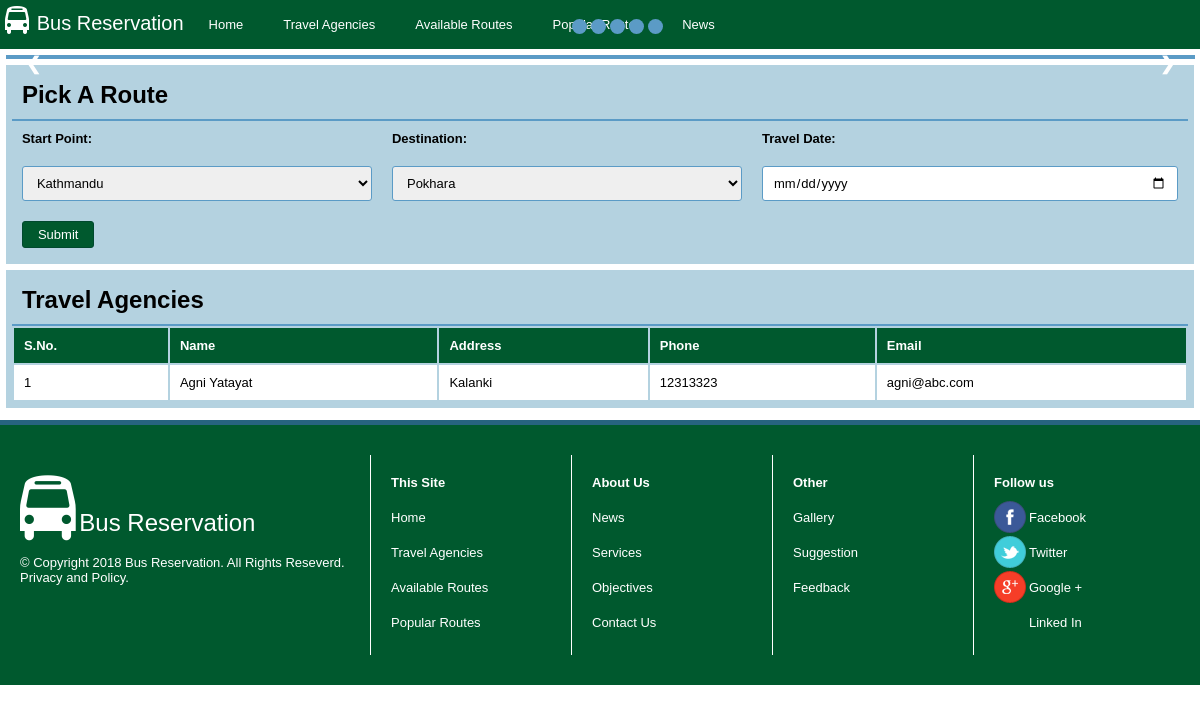
Before: / with the older database file.
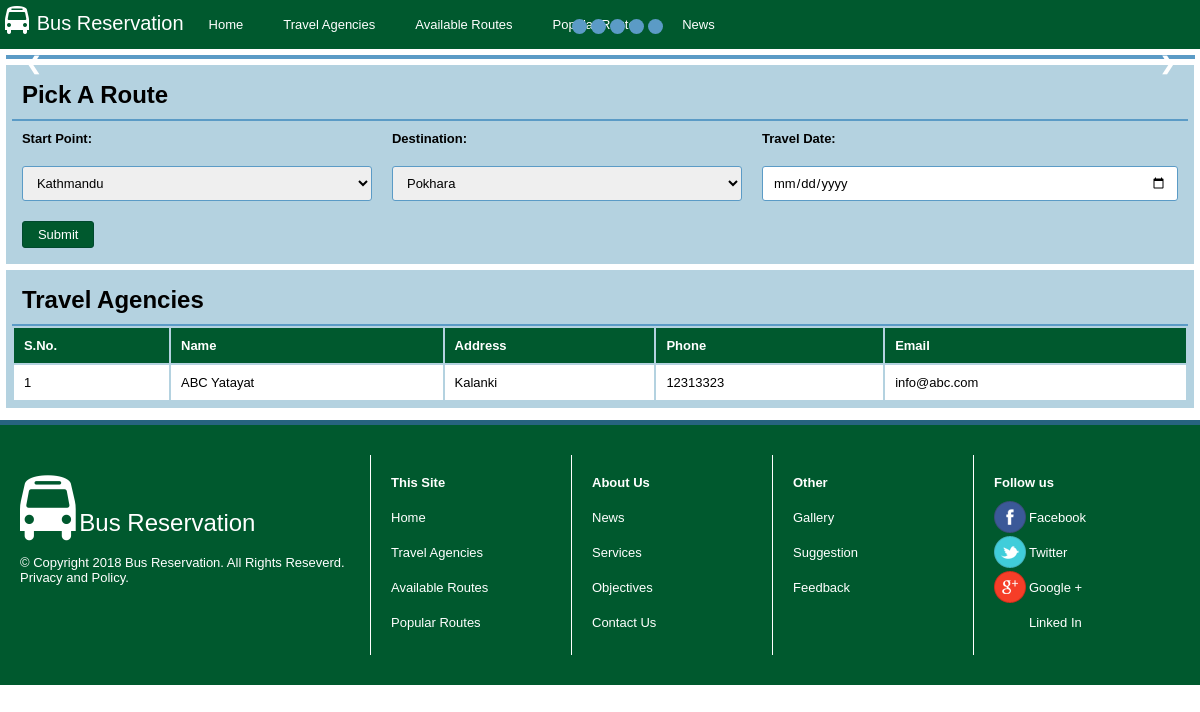
After: the same page with the newer database file.
### tables this page shows
CREATE TABLE IF NOT EXISTS `travel_agency` (
  `id` int(11) NOT NULL AUTO_INCREMENT,
  `name` text NOT NULL,
  `address` text NOT NULL,
  `contact` int(11) NOT NULL,
  `email` varchar(255) NOT NULL,
  PRIMARY KEY (`id`)
);

### application/controllers/PublicUser.php (called while the page is built, shortened)
<?php
class PublicUser extends CI_Controller {
    public function __construct() {
        $this->load->database();
        $this->load->model('select');
        $this->load->model('insert');
        $this->load->model('update');
        $this->load->helper('url');
        $this->load->library('session');
    }
    public function index() {
        $data['places'] = $this->select->getAllFromTable("destination");
        $data['agencies']= $this->select->getAllFromTable("travel_agency");
        $this->loadView("index", "home", $data);
    }
    public function loadView($php_file, $page_title, $data = null) {
        $data['title'] = ucfirst($page_title);
        $this->load->view('template/header', $data);
        if ($page_title == "home") {
            $this->load->view('template/slider', $data);
        }
        $this->load->view('public/' . $php_file, $data);
        $this->load->view('template/footer', $data);
    }
}

### index.php (called while the page is built, shortened)
<?php
require_once BASEPATH.'core/CodeIgniter.php';

### application/models/Select.php (called while the page is built, shortened)
<?php
class Select extends CI_Model {
    public function getAllFromTable($table, $limit = null, $start = null) {
        $this->db->select('*');
        $this->db->from($table);
        $query = $this->db->get();
        return $query->result();
    }
}

### application/views/public/index.php (the view)
<div class="routes" style="width: 99%;padding: .5%;">
    <h2>Pick A Route</h2>
    <hr/>
    <form class="route_form" onsubmit="return validate(['start_point', 'destination', 'date'])" method="post" action="<?php echo base_url(); ?>search_bus">
        <table class="tbl_form">
            <tr>
                <th>Start Point:</th>
                <th>Destination:</th>
                <th>Travel Date:</th>
            </tr>
            <tr>
                <td>
                    <select name="start_point" class="form-elements" id="start_point" onchange="change_destination();">
                        <?php foreach ($places as $start) { ?>
                            <option value="<?php echo $start->id; ?>" ><?php echo $start->destination; ?></option>
                        <?php } ?>
                    </select>
                </td>
                <td>
                    <select name="destination" class="form-elements" id="destination">
                        <?php foreach (array_reverse($places) as $end) { ?>
                            <option value="<?php echo $end->id; ?>"><?php echo $end->destination; ?></option>
                        <?php } ?>
                    </select>
                </td>
                <td><input type="date" name="date" id='date' class="form-elements" /></td>
            </tr>
            <tr>
                <td colspan="3"><button type="submit" class="btn_submit">Submit</button></td>
            </tr>
        </table>
    </form>
</div>
<div class="routes" style="width: 99%;padding: .5%;">
    <h2>Travel Agencies</h2>
    <hr/>
    <table class="tbl_travel_agency">
        <tr>
            <th>S.No.</th>
            <th>Name</th>
            <th>Address</th>
            <th>Phone</th>
            <th>Email</th>
        </tr>
        <?php
        $i = 1;
        foreach ($agencies as $agency) {
            ?>
            <tr>
                <td><?php echo $i++; ?></td>
                <td><?php echo $agency->name; ?></td>
                <td><?php echo $agency->address; ?></td>
                <td><?php echo $agency->contact; ?></td>
                <td><?php echo $agency->email; ?></td>
            </tr>
        <?php } ?>
    </table>
</div>

### application/views/template/header.php (shortened to what this page needs)
<!DOCTYPE html>
<html lang="en">
    <head>
        <link href="<?php echo base_url(); ?>css/icons.css" rel="stylesheet" type="text/css" />
        <link href="<?php echo base_url(); ?>css/style.css" rel="stylesheet" type="text/css" />
        <link href="<?php echo base_url(); ?>css/slider.css" rel="stylesheet" type="text/css" />
        <link href="<?php echo base_url(); ?>css/mobile.css" type="text/css" rel="stylesheet"/>
    </head>
    <body id="container">
        <div class="menu_wrap">
            <div class="menu">
                <div class="logo">
                    <a href="<?php echo base_url(); ?>">
                        <i class="fa fa-bus"></i> <span class="logo_text">Bus Reservation</span>
                    </a>
                </div>
                <ul>
                    <li><a href="<?php echo base_url(); ?>">Home</a></li>
                    <li><a href="#">Travel Agencies</a></li>
                    <li><a href="#">Available Routes</a></li>
                    <li><a href="#">Popular Routes</a></li>
                    <li><a href="#">News</a></li>
                </ul>
            </div>
        </div>
        <div class="content_wrap" >

### application/views/template/slider.php (shortened to what this page needs)
<div class="slider_wrap">
    <div class="slideshow-container">
        <a class="prev" onclick="lastSlide()">&#10094;</a>
        <a class="next" onclick="nextSlide()">&#10095;</a>
        <div class="dot_wrap" style="text-align:center">
            <?php
            $i = 1;
            foreach (glob('images/slider/*.*') as $file) {
                if (strpos($file, 'svg') != TRUE) {
                    ?>
                    <span class="dot" onclick="currentSlide(<?php echo $i++ ?>)"></span>
                    <?php
                }
            }
            ?>
        </div>
    </div>
</div>

### application/views/template/footer.php (shortened to what this page needs)
</div>
<div class="footerWrap" id="footerWrap">
    <div class="footerLinkWrap">
        <div class="footerLink">
            <i class="fa fa-bus fa-5x"></i> <span style="font-size: 24px;">Bus Reservation</span>
            <br />
            <br />
            <?php
            $copyright = "© Copyright 2018 Bus Reservation. All Rights Reseverd. Privacy and Policy.";
            if (!empty($copyright)) {
                echo $copyright;
            }
            ?>
        </div>
        <div class="footerLink">
            <ul>
                <li><h4>This Site</h4></li>
                <li><a href="<?php echo base_url(); ?>">Home</a></li>
                <li><a href="<?php echo base_url() ?>register">Travel Agencies</a></li>
                <li><a href="<?php echo base_url(); ?>request">Available Routes</a></li>
                <li><a href="<?php echo base_url(); ?>request">Popular Routes</a></li>
            </ul>
        </div>
        <div class="footerLink">
            <ul>
                <li><h4>About Us</h4></li>
                <li><a href="<?php echo base_url(); ?>request">News</a></li>
                <li><a href="<?php echo base_url() ?>register">Services</a></li>
                <li><a href="<?php echo base_url() ?>member/my-books">Objectives</a></li>
                <li><a href="<?php echo base_url() ?>member/matches">Contact Us</a></li>
            </ul>
        </div>
        <div class="footerLink">
            <ul>
                <li><h4>Other</h4></li>
                <li><a href="javascript:void(0)" onclick="loadForm('Suggestion');">Gallery</a></li>
                <li><a href="javascript:void(0)" onclick="loadForm('Suggestion');">Suggestion</a></li>
                <li><a href="javascript:void(0)" onclick="loadForm('Feedback');">Feedback</a></li>
            </ul>
        </div>
        <div class="footerLink">
            <ul>
                <li><h4>Follow us</h4></li>
                <li><a href="https://www.facebook.com/"><span class="footerIcon fb">Facebook</span></a></li>
                <li><a href="https://twitter.com/"><span class="footerIcon tw">Twitter</span></a></li>
                <li><a href="https://plus.google.com/"><span class="footerIcon gp">Google +</span></a></li>
                <li><a href="https://www.linkedin.com/"><span class="footerIcon in">Linked In</span></a></li>
            </ul>
        </div>
    </div>
</div>
</body>
</html>

### css/style.css (style rules this page uses)
* { margin: 0px; padding: 0px; font-family: sans-serif; font-size: 13px; }
hr { display: block; border: 1px solid #5b9bc6; padding: 0; }
.menu_wrap { background-color: #00592e; display: table; width: 100%; }
.logo { float: left; }
.logo a { font-size: 28px; padding: 5px 5px; display: table-cell; text-decoration: none; color: #fff; }
.logo_text { font-size: 20px; color: #fff; }
.menu > ul { list-style: none; }
.menu > ul > li > a { float: left; display: table-cell; color: #fff; text-decoration: none; padding: 17px 20px; }
.content_wrap { display: table; width: 99%; margin: .5%; }
.slider_wrap { background-color: #5b9bc6; width: 99.4%; padding: 4px 4px 0px 4px; margin-bottom: .5%; }
.routes { background-color: #b4d2e0; width: 100%; margin-bottom: .5%; display: table; }
.routes h2 { font-size: 24px; padding: 10px; }
.routes table { width: 100%; }
.routes table th { text-align: left; padding: 10px; }
.routes table td { padding: 10px; }
.tbl_travel_agency th { background-color: #00592e; color: #fff; }
.tbl_travel_agency td { background-color: #fff; }
.route_form table { width: 100%; border-collapse: collapse; float: left; }
.route_form table th { text-align: left; padding: 10px; }
.route_form table td { padding: 10px; }
.form-elements { width: 100%; padding: 8px 10px; border: 1px solid #5b9bc6; box-sizing: border-box; border-radius: 3px; -moz-border-radius: 3px; -webkit-border-radius: 3px; }
.btn_submit { background-color: #00592e; border: 1px solid #00492e; color: #fff; padding: 5px 15px; border-radius: 3px; -moz-border-radius: 3px; -webkit-border-radius: 3px; }
.footerWrap { width: 100%; border-top: 5px solid #27637f; padding: 30px 0px; background: #00592e; }
.footerLinkWrap { display: table; }
.footerLink:first-child { border-left: 0px; width: 350px; }
.footerLink { display: table-cell; padding: 20px 0px 0px 20px; height: 180px; width: 180px; float: left; color: #fff; border-left: 1px solid #fff; }
.footerLink ul { list-style: none; }
.footerLink li { height: 25px; margin-bottom: 10px; }
.footerLink a { color: #fff; text-decoration: none; }
.footerIcon { padding: 9px 35px; }
.fb { background: url(../images/socialMedia/fb.png) left center no-repeat; }
.tw { background: url(../images/socialMedia/tw.png) left center no-repeat; }
.in { background: url(../images/socialMedia/in.png) left center no-repeat; }
.gp { background: url(../images/socialMedia/gp.png) left center no-repeat; }

### css/slider.css (style rules this page uses)
.slideshow-container { width: 100%; position: relative; }
.prev, .next { cursor: pointer; position: absolute; top: 50%; width: auto; margin-top: -22px; padding: 16px; color: white; font-weight: bold; font-size: 18px; transition: 0.6s ease; border-radius: 0 3px 3px 0; }
.next { right: 0; border-radius: 3px 0 0 3px; }
.dot_wrap { position: absolute; bottom: 25px; left: calc(50% - 30px); }
.dot { cursor: pointer; height: 15px; width: 15px; margin: 0 2px; background-color: #5b9bc6; border-radius: 50%; float: left; transition: background-color 0.6s ease; }

Changed rows visible on the page:
changed travel_agency "Kalanki": name "Agni Yatayat" → "ABC Yatayat"; email "agni@abc.com" → "info@abc.com"
